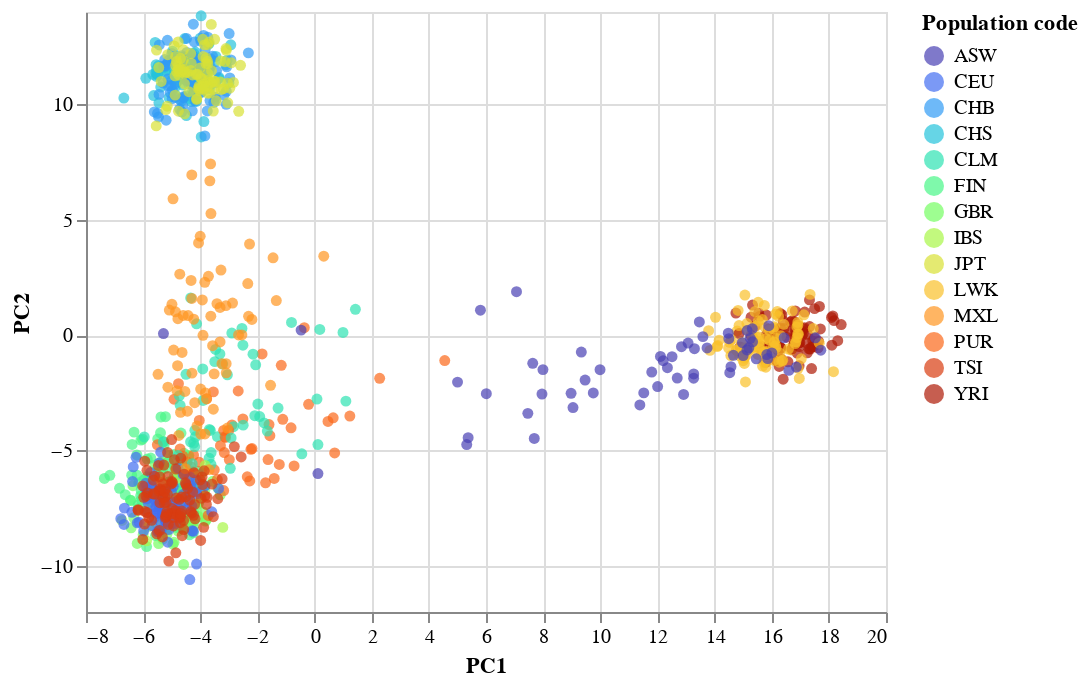

The code cell stored with this chart in its notebook:
### Code cell
alt.Chart(df_plot).mark_circle().encode(
    x = 'PC1',
    y = 'PC2',
    color = alt.Color('Population code', scale = alt.Scale(scheme='turbo'))
)

### Figure 1 — Vega-Lite specification as saved in the notebook (floating-point values rounded to 4 significant figures; data arrays with more than 128 entries replaced by an {"elided": "..."} marker saying what was removed)
{"config": {"view": {"continuousWidth": 400, "continuousHeight": 300}}, "data": {"name": "data-cfae9573bc3cd305686aea8af8a5aa52"}, "mark": "circle", "encoding": {"color": {"field": "Population code", "scale": {"scheme": "turbo"}, "type": "nominal"}, "x": {"field": "PC1", "type": "quantitative"}, "y": {"field": "PC2", "type": "quantitative"}}, "$schema": "https://vega.github.io/schema/vega-lite/v4.17.0.json", "datasets": {"data-cfae9573bc3cd305686aea8af8a5aa52": {"elided": "1092 records"}}}
